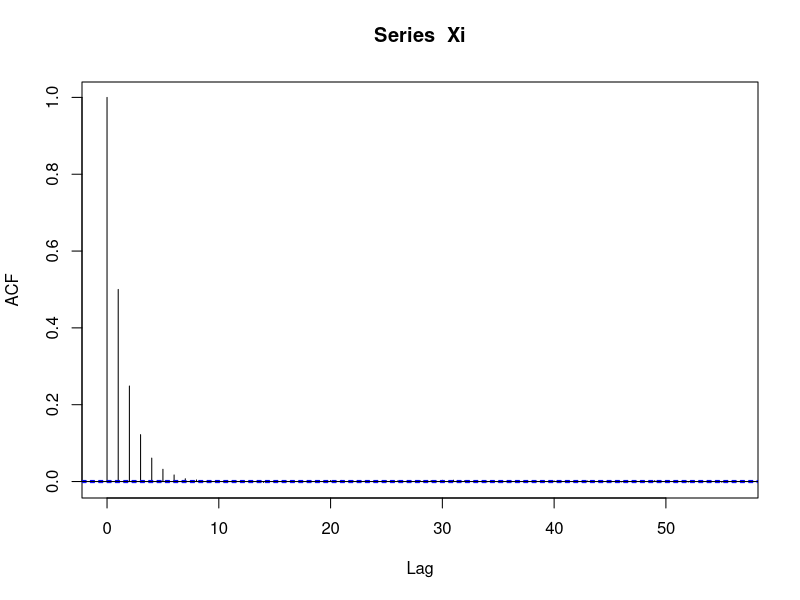
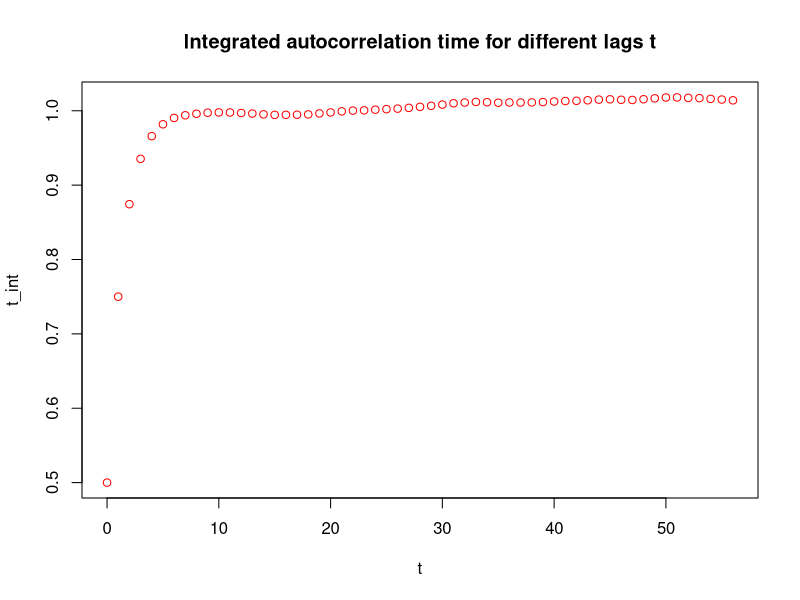

Here is the R script that generated these plots, in order:
## ---- chunk 1
knitr::opts_chunk$set(echo = TRUE)
## ---- chunk 2
#parameters:
#------------------------------------
N = 100     #"infinity"
alpha = 0.5
M = 5       #m
n <- 500000 # sample-size, 

#functions:
#------------------------------------
#generate time series X_i
generateTimeSeries <- function(N, alpha){
  u <- runif(N)
  x <- numeric(N)
  x[1] <- runif(1)
  for (i in c(2:N)) {
    x[i] <- alpha * x[i-1] + (1-alpha) * u[i-1]
  }
  return(x)
}

#get n X_oo samples with infinity = N
getXsam <- function(n, N, alpha){
  ii <- c(1:N)
  x <- rep(0, n)
  for (i in c(1:n)) {
    epsilon <- runif(n=N)
    seed <- runif(1)
    x[i] <- alpha**N *seed + (1-alpha)*sum(alpha**(N-ii)*epsilon[ii])
  }
  return(x)
}

#get n X_oo samples with infinity = N and n X_oo+m samples with m = M
getXsamforCov <- function(n, N, M, alpha){
  ii <- c(1:N)
  jj <- c(1:(N+M))
  x <- rep(0, n)
  y <- rep(0,n)
  for (i in c(1:n)) {
    epsilon <- runif(n=N+M)
    seed <- runif(1)
    x[i] <- alpha**N *seed + (1-alpha)*sum(alpha**(N-ii)*epsilon[ii])
    y[i] <- alpha**(N+M) *seed + (1-alpha)*sum(alpha**((N+M)-jj)*epsilon[jj])
  }
  X <- array(data=c(x,y), dim = c(n, 2))
  return(X)
}

#results:
#------------------------------------
x <- getXsamforCov(n, N, M, alpha)

#variance of X_oo
x_var <- var(x[,1])
print("Computed variance of X_oo:")
print(var(x[,1]))
print("Theoretically expected variance of X_oo:")
print(1/12*(1-alpha)/(1+alpha))

#covariance of X_oo+m and X_oo
p <- cov(x[ ,2], x[ ,1])
print("Computed covariance of X_oo+m, X_oo:")
print(p)
print("Theoretically expected covariance of X_oo+m, X_oo:")
print(alpha**M*1/12*(1-alpha)/(1+alpha))

#autocorrelation
Xi <- generateTimeSeries(n, alpha)
myacf <- acf(Xi)

#integrated autocorrelation time 
Wmax <- length(myacf$acf)
t_int <- 0.5*cumsum(myacf$acf[c(1:Wmax)])
print("Computed integrated autocorrelation time:")
print(t_int[Wmax])
print("Theoretically expected integrated autocorrelation time:")
print(0.5*(1+alpha)*1/(1-alpha))
#plot integrated autocorrelation time
plot(x=c(0:(length(t_int)-1)),y=t_int ,col="red", xlab = "t", ylab = "t_int", main = "Integrated autocorrelation time for different lags t")
## ---- chunk 3
print("Computed Variance of X_N:")
print(2/n*x_var*t_int[Wmax])
print("Theoretically expected Variance of X_N:")
print(1/12*1/n)
